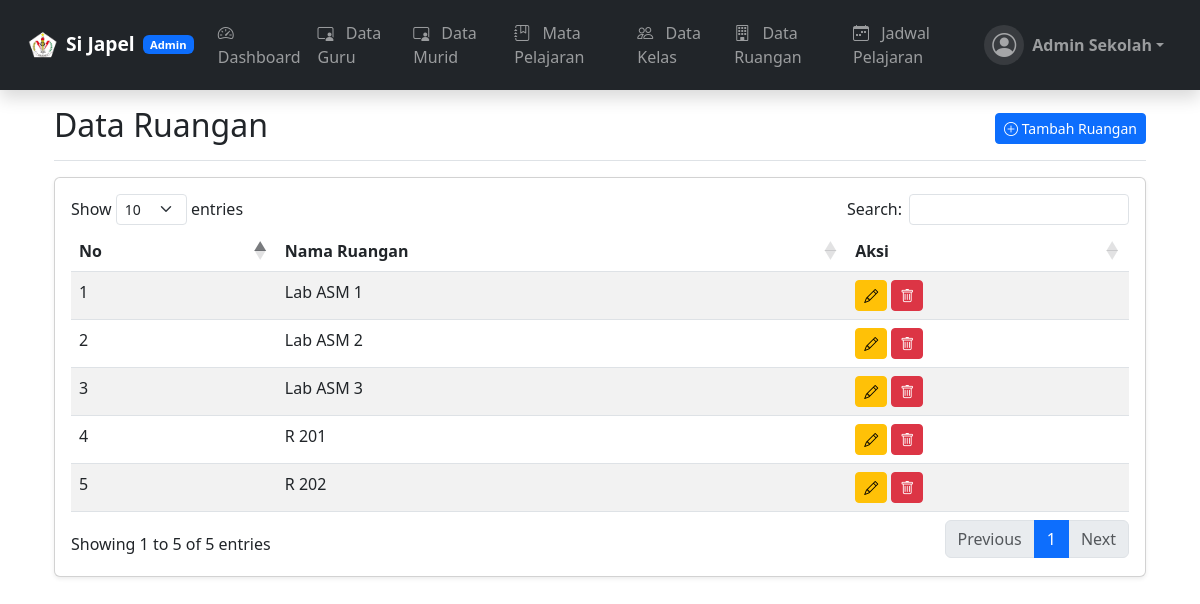
The page /admin/ruangan/index.php (signed in) on the database its author committed.
### tables this page shows
CREATE TABLE `ruangan` (
  `id` int(11) NOT NULL,
  `nama_ruangan` varchar(50) NOT NULL
);

### admin/ruangan/index.php (the view, shortened to what this page needs)
<?php
include '../../config/database.php';
$ruangan = $conn->query("SELECT * FROM ruangan ORDER BY nama_ruangan");
?>
<!DOCTYPE html>
<html lang="en">
<head>
    <link href="https://cdn.jsdelivr.net/npm/bootstrap@5.3.0/dist/css/bootstrap.min.css" rel="stylesheet">
    <link rel="stylesheet" href="https://cdn.datatables.net/1.13.4/css/dataTables.bootstrap5.min.css">
    <link rel="stylesheet" href="https://cdn.jsdelivr.net/npm/bootstrap-icons@1.10.0/font/bootstrap-icons.css">
</head>
<body>
    <?php include_once '../header_admin.php'; ?>
    <main class="container px-4">
        <div
            class="d-flex justify-content-between flex-wrap flex-md-nowrap align-items-center pt-3 pb-2 mb-3 border-bottom">
            <h1 class="h2">Data Ruangan</h1>
            <div class="btn-toolbar mb-2 mb-md-0">
                <a href="add.php" class="btn btn-sm btn-primary">
                    <i class="bi bi-plus-circle"></i> Tambah Ruangan
                </a>
            </div>
        </div>
        <div class="card shadow-sm">
            <div class="card-body">
                <div class="table-responsive">
                    <table id="ruanganTable" class="table table-striped table-hover">
                        <thead>
                            <tr>
                                <th>No</th>
                                <th>Nama Ruangan</th>
                                <th>Aksi</th>
                            </tr>
                        </thead>
                        <tbody>
                            <?php $no = 1;
                            while ($row = $ruangan->fetch_assoc()): ?>
                                <tr>
                                    <td><?= $no++; ?></td>
                                    <td><?= htmlspecialchars($row['nama_ruangan']); ?></td>
                                    <td>
                                        <a href="edit.php?id=<?= $row['id']; ?>" class="btn btn-sm btn-warning"
                                            title="Edit">
                                            <i class="bi bi-pencil"></i>
                                        </a>
                                        <a href="delete.php?id=<?= $row['id']; ?>" class="btn btn-sm btn-danger"
                                            title="Hapus" onclick="return confirm('Hapus ruangan ini?')">
                                            <i class="bi bi-trash"></i>
                                        </a>
                                    </td>
                                </tr>
                            <?php endwhile; ?>
                        </tbody>
                    </table>
                </div>
            </div>
        </div>
    </main>
</body>
</html>

### rows shown on the page
ruangan: nama_ruangan "Lab ASM 1"
ruangan: nama_ruangan "Lab ASM 2"
ruangan: nama_ruangan "Lab ASM 3"
ruangan: nama_ruangan "R 201"
ruangan: nama_ruangan "R 202"

### other values the page prints
$current_role "Admin"
$nama "Admin Sekolah"
